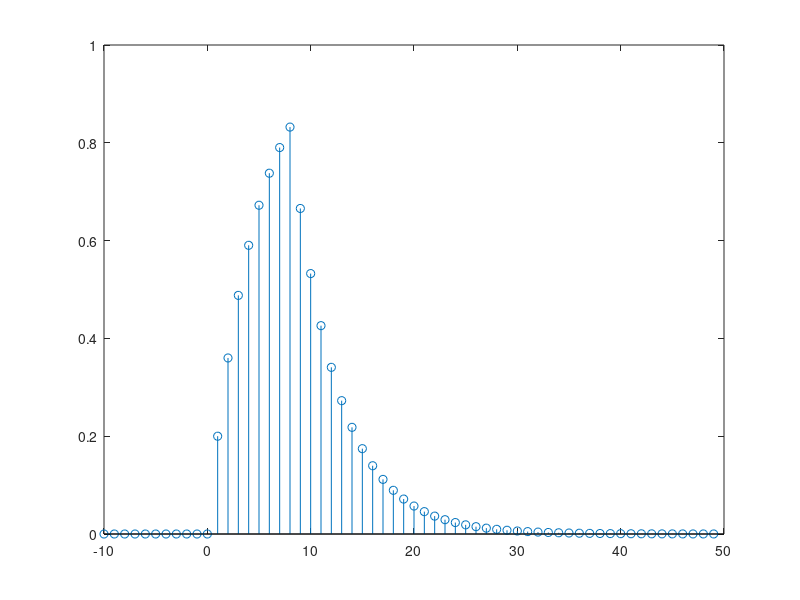

This figure's MATLAB source:
% Script: mexdt_1_2a.m
n = [-10:49];
w1 = (n>=0 & n<=7);
w2 = (n>7);
x = (1-(0.8).^n).*w1 + (4.96*(0.8).^n).*w2;
stem(n,x);